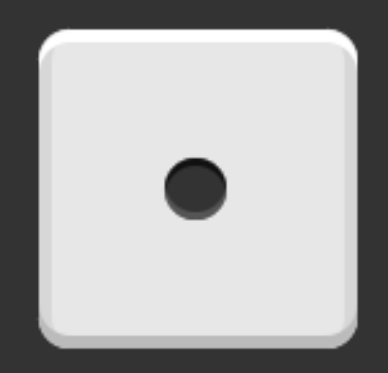
#> input picture HW_2/dice1.png, 388 x 373 px
$ python '#1.py'
#> lines starting #> are read from the running program, lines starting #| are printed output that depends on the picture
import numpy as np
import cv2

src1 = cv2.imread('dice1.png', cv2.IMREAD_GRAYSCALE)
#> src1 is the input picture: shape (373, 388); min 17, max 255, mean 171.3
src2 = cv2.imread('dice2.png', cv2.IMREAD_GRAYSCALE)
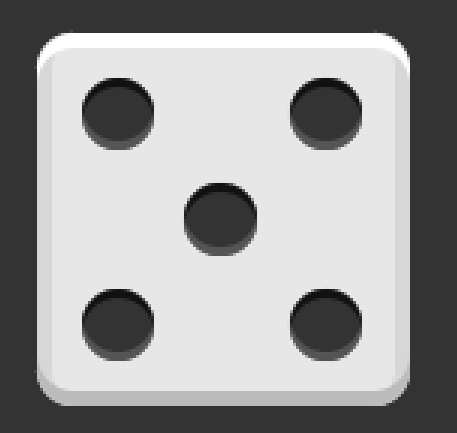
#> input picture HW_2/dice2.png, 457 x 433 px
#> src2 is the input picture: shape (433, 457); min 17, max 255, mean 156.1
src3 = cv2.imread('dice3.png', cv2.IMREAD_GRAYSCALE)
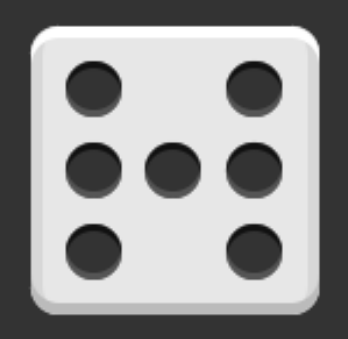
#> input picture HW_2/dice3.png, 348 x 339 px
#> src3 is the input picture: shape (339, 348); min 17, max 255, mean 148.7
src4 = cv2.imread('dice4.png', cv2.IMREAD_GRAYSCALE)
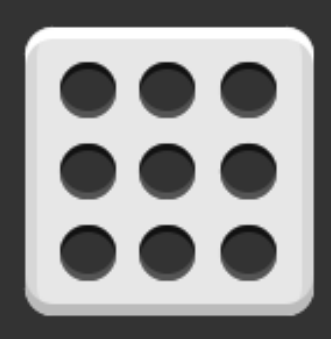
#> input picture HW_2/dice4.png, 331 x 339 px
#> src4 is the input picture: shape (339, 331); min 17, max 255, mean 145.6

if src1 is None:
    print('Image load failed!')
    exit()

if src2 is None:
    print('Image load failed!')
    exit()

if src3 is None:
    print('Image load failed!')
    exit()

if src4 is None:
    print('Image load failed!')
    exit()

blur1 = cv2.blur(src1,(3,3))
blur2 = cv2.blur(src2,(3,3))
blur3 = cv2.blur(src3,(3,3))
blur4 = cv2.blur(src4,(3,3))
circles1 = cv2.HoughCircles(blur1, cv2.HOUGH_GRADIENT, 1, 50, param1=150, param2=30)
#> circles1 = [[195.5, 189.5, 31.4]]
circles2 = cv2.HoughCircles(blur2, cv2.HOUGH_GRADIENT, 1, 50, param1=150, param2=30)
#> circles2 = [[117.5, 113.5, 36], [117.5, 324.5, 36], [219.5, 219.5, 37.3], [325.5, 113.5, 36.1], [325.5, 324.5, 36.1]]
circles3 = cv2.HoughCircles(blur3, cv2.HOUGH_GRADIENT, 1, 50, param1=150, param2=30)
#> circles3 = [[93.5, 169.5, 28.2], [253.5, 251.5, 28.8], [254.5, 88.5, 28.2], [171.5, 169.5, 28.5], [254.5, 169.5, 28.3], [93.5, 250.5, 28.5], [94.5, 88.5, 27.5]]
circles4 = cv2.HoughCircles(blur4, cv2.HOUGH_GRADIENT, 1, 50, param1=150, param2=30)
#> circles4 = [[87.5, 252.5, 28.6], [247.5, 89.5, 28.1], [166.5, 89.5, 28.8], [87.5, 170.5, 27.9], [87.5, 89.5, 28.8], [248.5, 170.5, 28.2], [248.5, 252.5, 27.8], [167.5, 170.5, 28.5], [167.5, 252.5, 28.2]]

dst1 = cv2.cvtColor(blur1, cv2.COLOR_GRAY2BGR)
dst2 = cv2.cvtColor(blur2, cv2.COLOR_GRAY2BGR)
dst3 = cv2.cvtColor(blur3, cv2.COLOR_GRAY2BGR)
dst4 = cv2.cvtColor(blur4, cv2.COLOR_GRAY2BGR)

count1=0
count2=0
count3=0
count4=0

print("주사위1의 눈")
if circles1 is not None:
    circles1 = np.uint16(np.around(circles1))
#> circles1 = [[196, 190, 31]]
    for i in range(circles1.shape[1]):
        cx, cy, radius = circles1[0][i]
        cv2.circle(dst1, (cx, cy), radius, (0, 0, 255), 2,  cv2.LINE_AA)
        count1=count1+1
#> this loop made 1 pass
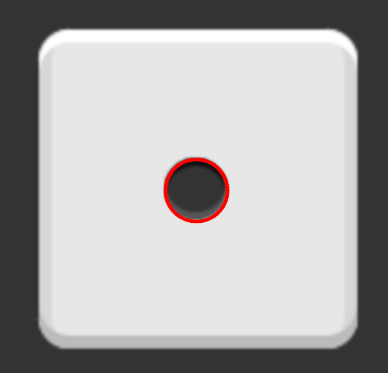
#> dst1: shape (373, 388, 3); mean B, G, R 170.7, 170.7, 171.9
#> after the loop, count1 = 1
print(count1)
#| 1
print("\n")

print("주사위2의 눈")
if circles2 is not None:
    circles2 = np.uint16(np.around(circles2))
#> circles2 = [[118, 114, 36], [118, 324, 36], [220, 220, 37], [326, 114, 36], [326, 324, 36]]
    for i in range(circles2.shape[1]):
        cx, cy, radius = circles2[0][i]
        cv2.circle(dst2, (cx, cy), radius, (0, 0, 255), 2,  cv2.LINE_AA)
        count2=count2+1
#> this loop made 5 passes
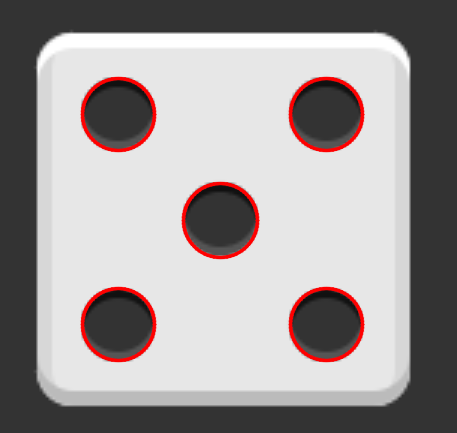
#> dst2: shape (433, 457, 3); mean B, G, R 153.5, 153.5, 158.8
#> after the loop, count2 = 5
print(count2)
#| 5
print("\n")

print("주사위3의 눈")
if circles3 is not None:
    circles3 = np.uint16(np.around(circles3))
#> circles3 = [[94, 170, 28], [254, 252, 29], [254, 88, 28], [172, 170, 28], [254, 170, 28], [94, 250, 28], [94, 88, 28]]
    for i in range(circles3.shape[1]):
        cx, cy, radius = circles3[0][i]
        cv2.circle(dst3, (cx, cy), radius, (0, 0, 255), 2,  cv2.LINE_AA)
        count3=count3+1
#> this loop made 7 passes
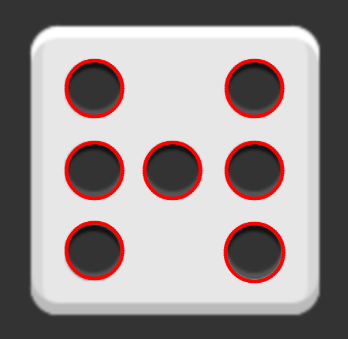
#> dst3: shape (339, 348, 3); mean B, G, R 143.4, 143.4, 153.3
#> after the loop, count3 = 7
print(count3)
#| 7
print("\n")

print("주사위4의 눈")
if circles4 is not None:
    circles4 = np.uint16(np.around(circles4))
#> circles4 = [[88, 252, 29], [248, 90, 28], [166, 90, 29], [88, 170, 28], [88, 90, 29], [248, 170, 28], [248, 252, 28], [168, 170, 28], [168, 252, 28]]
    for i in range(circles4.shape[1]):
        cx, cy, radius = circles4[0][i]
        cv2.circle(dst4, (cx, cy), radius, (0, 0, 255), 2,  cv2.LINE_AA)
        count4=count4+1
#> this loop made 9 passes
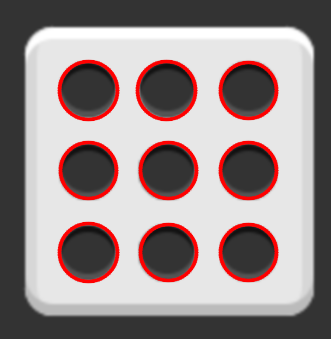
#> dst4: shape (339, 331, 3); mean B, G, R 138.1, 138.1, 151.4
#> after the loop, count4 = 9
print(count4)
#| 9
print("\n")

cv2.imshow('dst1', dst1)
cv2.imshow('dst2', dst2)
cv2.imshow('dst3', dst3)
cv2.imshow('dst4', dst4)

if cv2.waitKey() == 27:
#> (key Esc is pressed here)
    exit()
#> (the program exits here)
